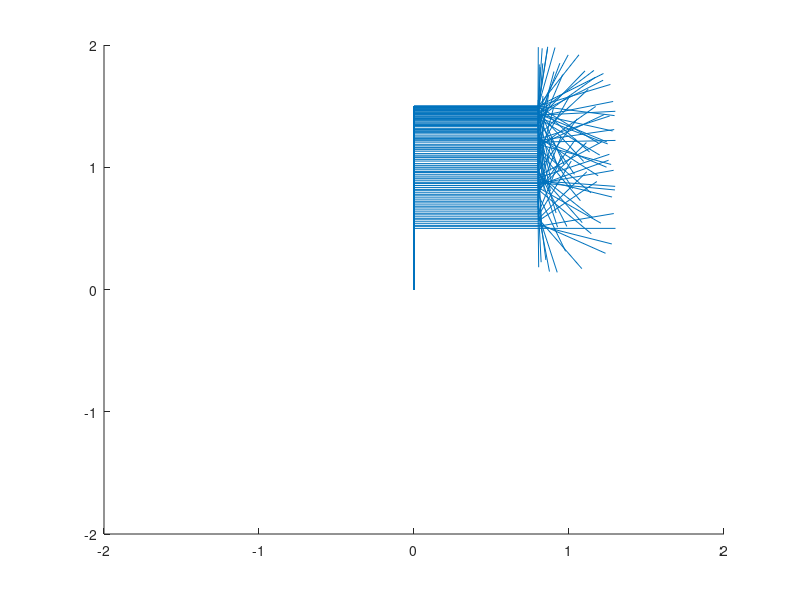

Reproduce this figure in MATLAB.
clc
clearvars

% syms theta1 d2 theta3 theta4 theta5

% D-H parameters
%Link1
a1=0; alpha1=0; d1=0;
%Link2
a2=0; alpha2=0; theta2=pi;
%Link3
a3=0.8; alpha3=pi/2; d3=0;
%Link4
a4=0; alpha4=-pi/2; d4=0;
%Link5
a5=0; alpha5=pi/2; d5=0;
% 
% % creating transfer matrices
% A1= TransMat(a1,alpha1,d1,theta1);
% A2= TransMat(a2,alpha2,d2,theta2);
% A3= TransMat(a3,alpha3,d3,theta3);
% A4= TransMat(a4,alpha4,d4,theta4);
% A5= TransMat(a5,alpha5,d5,theta5);
% 
% T1=A1;
% T2=A1*A2;
% T3=A1*A2*A3;
% T4=A1*A2*A3*A4;
% T5=A1*A2*A3*A4*A5;

% %origins of the links
% o1x= T1(1,4);
% o1y= T1(2,4);
% o1z= T1(3,4);
% 
% o2x= T2(1,4);
% o2y= T2(2,4);
% o2z= T2(3,4);
% 
% o3x= T3(1,4);
% o3y= T3(2,4);
% o3z= T3(3,4);
% 
% o4x= T4(1,4);
% o4y= T4(2,4);
% o4z= T4(3,4);
% 
% o5x= T5(1,4);
% o5y= T5(2,4);
% o5z= T5(3,4);

t=0;
dt=0.1;

xlim([-2,2])
ylim([-2,2])

for i = 1:100
    d = 0.5 + abs(1 * sin(t));
    theta = pi/2 * sin(8*t);
    x2 = 0.8 +0.5 * (cos(theta));
    y2 = d + 0.5 * (sin(theta));
    t = t + dt;
    Link1= line([0,0], [0,1.5])
    Link2= line([0,0.8], [d,d])
    Link3= line([0.8,x2], [d,y2])
    
    
    pause(0.1)
%     delete(Link1)
%     delete(Link2)
%     delete(Link3)

end
